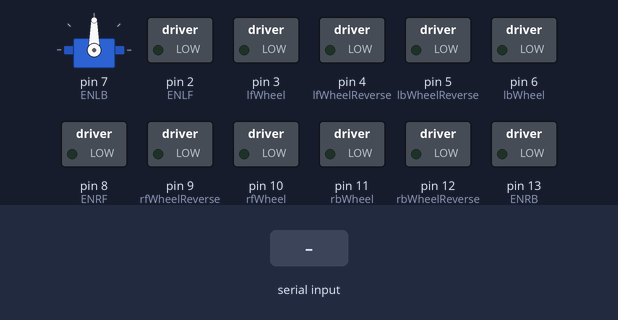
The sketch below on a simulated Arduino Uno, built with avr-gcc and run on an emulated ATmega328P. On the bench: servo, switched loads named in the sketch (green lamp = pin HIGH). Inputs (shaded band) come from the test bench. Pins used as bus, display or sensor lines are not drawn; what the sketch prints to the serial monitor is not drawn.

Above: at 1.2 s.
1.3 s: "1" received over Serial
At 2.0 s:
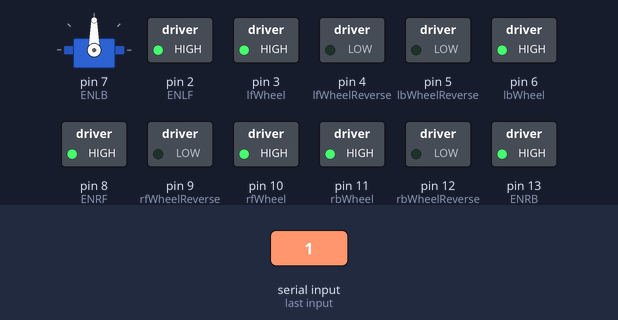
2.8 s: "0" received over Serial
At 3.2 s:
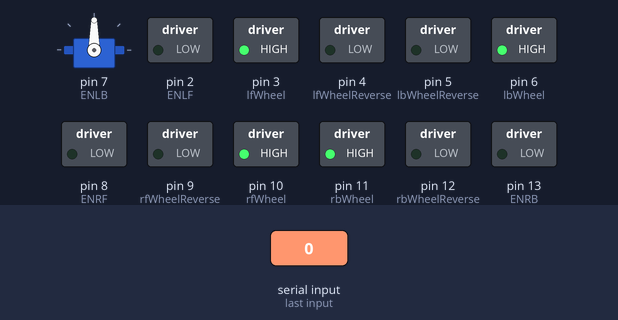
4.3 s: "2" received over Serial
At 5.5 s:
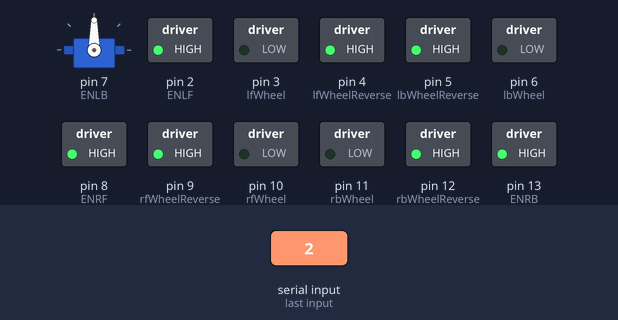
5.8 s: "0" received over Serial
At 6.7 s:
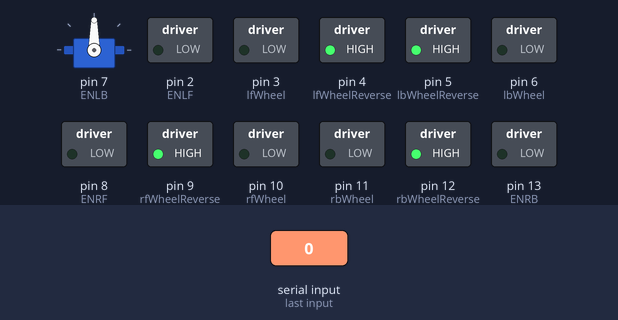
Timing chart, 0 to 8.3 s (numbered marks = the images above; inputs shaded):
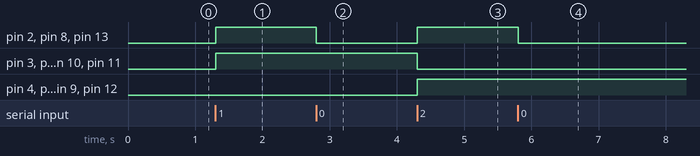

The sketch:

Ard0.ino
```cpp
#if ARDUINO >= 100
#include "Arduino.h"
#endif
//+#include "lcd.h"
#include <Servo.h>
#include "pickup.h"
#include "motion.h"

const int NAME = 0;
String active = "pi";

void setup() {
  // ENABLE pins for Motors
  pinMode(ENLF, OUTPUT);
  pinMode(ENRF, OUTPUT);
  pinMode(ENRB, OUTPUT);
  pinMode(ENLB, OUTPUT);

  //configure wheel motors- determine where the power is put
  pinMode(lfWheel, OUTPUT);
  pinMode(lfWheelReverse, OUTPUT);
  pinMode(rfWheel, OUTPUT);
  pinMode(rfWheelReverse, OUTPUT);
  pinMode(rbWheel, OUTPUT);
  pinMode(rbWheelReverse, OUTPUT);
  pinMode(lbWheel, OUTPUT);
  pinMode(lbWheelReverse, OUTPUT);

  //Set up servos
  Claw.attach(clawPin);
  // Flipper.attach(flippers);

  Serial.begin(9600);

  ////initialize lcd
  //  const int rs = 12, en = 11, d4 = 5, d5 = 4, d6 = 3, d7 = 2;
  //  LiquidCrystal lcd(rs, en, d4, d5, d6, d7);
  //
  //
  //  // set up the LCD's number of columns and rows:
  //  lcd.begin(16, 2);
}

void loop() {
  // put your main code here, to run repeatedly:
  if(active == "pi"){
    sendData(NAME);
    delay(100);
    recieveData();
  }else{
    recieveData();
  }
}

void recieveData(){
  if (Serial.available() > 0){//is a char available?
    active = "ard";                //sets ard to active
    char msg = Serial.read();      //get the character
    runCommand(int(msg));
  }
}

void sendData(int val){
  Serial.println(val);
}

void runCommand(int action){
  switch(action%48){
    case 0:
      stopMotors();
      break;
    case 1:
      linear(true); //move forward
      break;
    case 2:
      linear(false); //move backward
      break;
    case 3:
      rotate(true); //rotate right
      break;
    case 4:
      rotate(false); //rotate left
      break;
    case 5: //CLOSE FLIPPERS
      if(flippersOpen){
//        toggleFlippers();
      }
      break;
    case 6: //CLOSE CLAW
      if(clawOpen){
        toggleClaw();
      }
      break;
    case 7: //STORE
      stopMotors();
      break;
  }
}
```

motion.h
```cpp
#define lfWheel 3 //left front
#define lfWheelReverse 4
#define lbWheel 6 //left back
#define lbWheelReverse 5
#define rfWheel 10 // right front
#define rfWheelReverse 9
#define rbWheel 11 //right back
#define rbWheelReverse 12


#define ENLF 2  //left linear movement
#define ENLB 7 //right linear movement
#define ENRF 8  //left linear movement
#define ENRB 13 //right linear movement

void stopMotors(){
  int speed = 0;
  analogWrite(ENLF, speed);
  analogWrite(ENRF, speed);
  analogWrite(ENRB, speed);
  analogWrite(ENLB, speed);
}

void linear(bool forward){
  //Initialize the power range
  int power[] = {LOW, HIGH};
  stopMotors();
  int speed = 200; //0 <= speed <= 255


  digitalWrite(lfWheel, power[int(forward)]); //low - for forward
  digitalWrite(lbWheel, power[int(forward)]); //high for forward
  digitalWrite(rfWheel, power[int(forward)]); //low - for forward
  digitalWrite(rbWheel, power[int(forward)]); //high for forward

  digitalWrite(lfWheelReverse,power[int(!forward)]);
  digitalWrite(lbWheelReverse,power[int(!forward)]);
  digitalWrite(rfWheelReverse,power[int(!forward)]);
  digitalWrite(rbWheelReverse,power[int(!forward)]);

 // give power to left motor
  analogWrite(ENLF, speed);
  analogWrite(ENRF, speed);
  analogWrite(ENRB, speed);
  analogWrite(ENLB, speed);
}

void rotate(bool right){
  //Initialize the power range
  int power[] = {LOW, HIGH};
  stopMotors();
  int speed = 200; //0 <= speed <= 255

  digitalWrite(lfWheel, power[int(right)]);
  digitalWrite(lbWheel, power[int(right)]);
  digitalWrite(rfWheel, power[int(!right)]);
  digitalWrite(rbWheel, power[int(!right)]);

  digitalWrite(lfWheelReverse,power[int(!right)]);
  digitalWrite(lbWheelReverse,power[int(!right)]);
  digitalWrite(rfWheelReverse,power[int(right)]);
  digitalWrite(rbWheelReverse,power[int(right)]);

  analogWrite(ENLF, speed);
  analogWrite(ENRF, speed);
  analogWrite(ENRB, speed);
  analogWrite(ENLB, speed);
}
```

pickup.h
```cpp
#include <Servo.h>
//servo pins
#define clawPin 7
// #define flippers 9;

#define opened 146 //claw is open at this angle
#define closed 180 //claw is closed at this angle

//variables
bool clawOpen = true;
bool flippersOpen = true;

//initialize components
Servo Claw;

void toggleClaw(){
  if (clawOpen) { //close
    for (int pos = opened; pos <= closed; pos += 1) {
      Claw.write(pos);
      delay(15);
    }
  }else{ //open
    for(int pos = closed; pos >= opened; pos -= 1) {
      Claw.write(pos);
      delay(15);
    }
  }
  clawOpen = !clawOpen;
}

//void toggleFlippers(){
//  if(flippersOpen){
//    Flipper.write(110);
//  }{
//    Flipper.write(80);
//  }
//  flippersOpen = !flippersOpen;
//}
```

Measured:
- after the input at 1.3 s, pin 2 (ENLF), pin 3 (lfWheel), pin 6 (lbWheel), pin 8 (ENRF), pin 10 (rfWheel), pin 11 (rbWheel), pin 13 (ENRB): LOW → HIGH at once
- after the input at 2.8 s, pin 2 (ENLF), pin 8 (ENRF), pin 13 (ENRB): HIGH → LOW at once
- after the input at 4.3 s, pin 2 (ENLF), pin 4 (lfWheelReverse), pin 5 (lbWheelReverse), pin 8 (ENRF), pin 9 (rfWheelReverse), pin 12 (rbWheelReverse), pin 13 (ENRB): LOW → HIGH at once; pin 3 (lfWheel), pin 6 (lbWheel), pin 10 (rfWheel), pin 11 (rbWheel): HIGH → LOW at once
- after the input at 5.8 s, pin 2 (ENLF), pin 8 (ENRF), pin 13 (ENRB): HIGH → LOW at once
